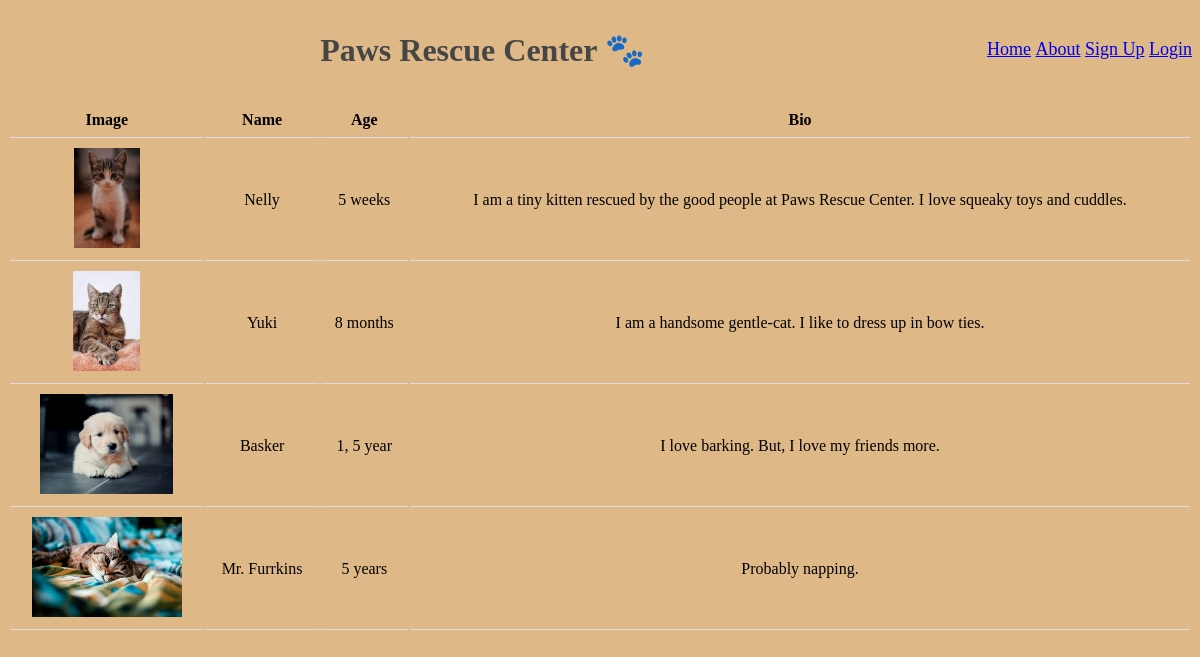
The page / on the database its author committed.
### app.py (models this page shows)
class Pet(db.Model):
    id = db.Column(db.Integer, primary_key=True)
    name = db.Column(db.String, unique=True)
    age = db.Column(db.String)
    bio = db.Column(db.String)
    posted_by =  db.Column(db.String, db.ForeignKey('user.id'))

### app.py (the view)
@app.route("/")
def homepage():
    pets = Pet.query.all()
    return render_template("home.html", pets = pets)

### templates/home.html (shortened to what this page needs)
{% extends "base.html" %}
{% block heading %}
<center>Paws Rescue Center 🐾</center>
{% endblock %}
{% block content%}
  <table>
    <tr>
      <th>Image</th>
      <th>Name</th>
      <th>Age</th>
      <th>Bio</th>
    </tr>
    {% for pet in pets %}
    <tr>
        <td >
            <a href="{{url_for('pet_details', pet_id = pet.id)}}">
                <img src= "{{url_for('static', filename = pet.id|string+".jpeg")}}" height="100" >
            </a>
        </td>
        <td>{{ pet.name }}</td>
        <td>{{ pet.age }}</td>
        <td>{{ pet.bio }}</td>
    </tr>
    {% endfor %}
  </table>
{% endblock %}

### templates/base.html (shortened to what this page needs)
<!DOCTYPE html>
<html lang="en">
<head>
    <link rel="stylesheet" href="{{url_for('static', filename='style.css')}}" />
</head>
<body>
    <div>
        <ul style="list-style-type: none;float: right;font-size: large;">
            <li style="display:inline"><a href="{{url_for('homepage')}}">Home</a></li>
            <li style="display:inline"><a href="{{url_for('about')}}">About</a></li>
            {% if 'user' in session %}
            <li style="display:inline"><a href="{{url_for('logout')}}">Log Out</a></li>
            {% else %}
            <li style="display:inline"><a href="{{url_for('signup')}}">Sign Up</a></li>
            <li style="display:inline"><a href="{{url_for('login')}}">Login</a></li>
            {% endif%}
        </ul>
    </div>
    <h1 id="title"> {% block heading %} {% endblock %} </h1>
    <div id="content">
        {% block content %} {% endblock %}
    </div>
</body>
</html>

### static/style.css (style rules this page uses)
#title { padding: 10px; color: #464646; }
body { background: burlywood; }
table { width: 100%; text-align: center; }
th, td { padding: 8px; border-bottom: 1px solid #ddd; }

### rows shown on the page
Pet: shows a picture, name "Nelly", age "5 weeks", bio "I am a tiny kitten rescued by the good people at Paws Rescue Center. I love squeaky toys and cuddles."
Pet: shows a picture, name "Yuki", age "8 months", bio "I am a handsome gentle-cat. I like to dress up in bow ties."
Pet: shows a picture, name "Basker", age "1, 5 year", bio "I love barking. But, I love my friends more."
Pet: shows a picture, name "Mr. Furrkins", age "5 years", bio "Probably napping."
